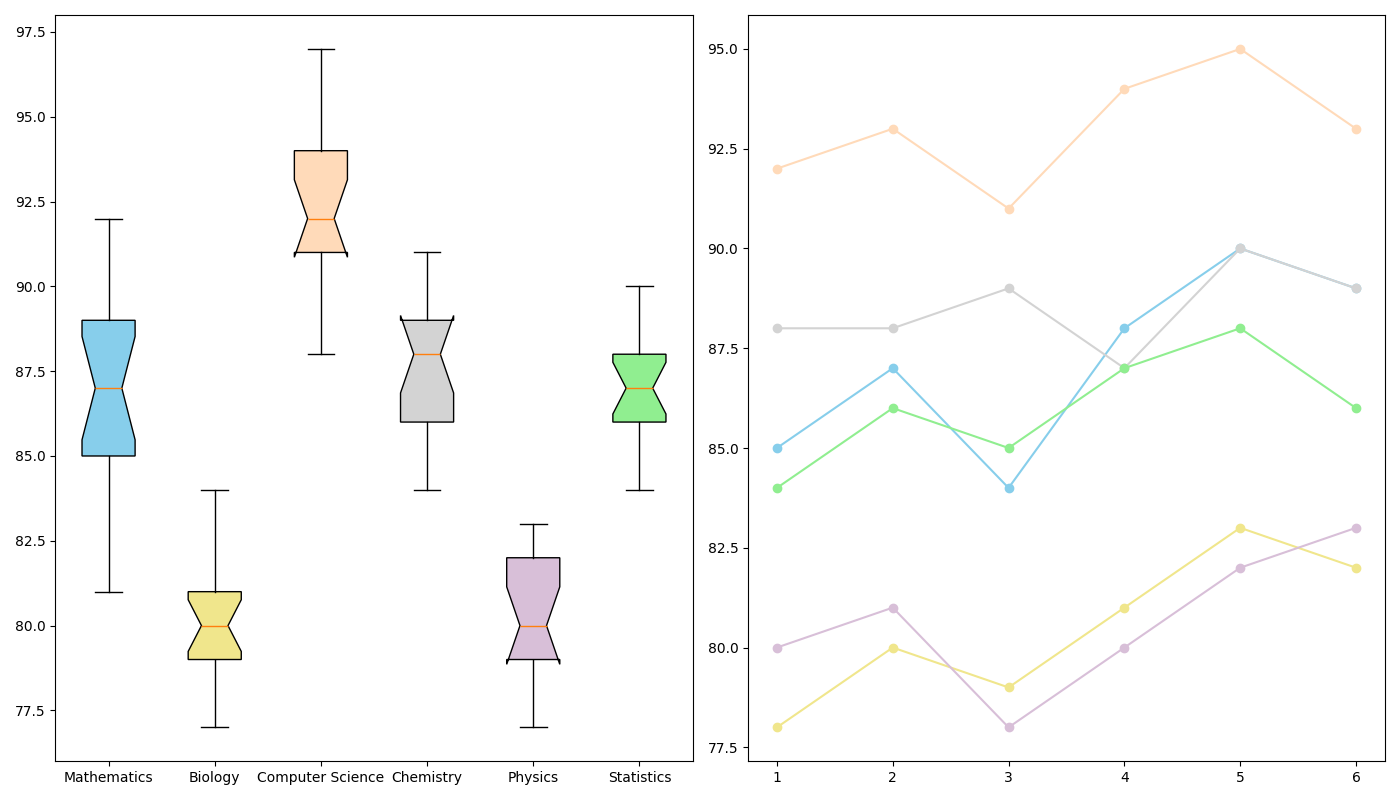

Source code (Python):
import matplotlib.pyplot as plt
import numpy as np

# Define scores for each major across various exam weeks
scores_data = {
    'Mathematics': [85, 88, 83, 90, 89, 86, 84, 92, 81, 87, 85, 89, 88, 84, 85, 90, 87],
    'Biology': [78, 80, 79, 82, 81, 78, 84, 79, 77, 81, 80, 83, 78, 82, 80, 79, 81],
    'Computer Science': [92, 93, 91, 95, 94, 92, 90, 91, 88, 94, 93, 97, 89, 91, 92, 94, 95],
    'Chemistry': [88, 89, 90, 86, 87, 91, 88, 85, 84, 87, 91, 86, 90, 88, 84, 89, 86],
    'Physics': [80, 83, 78, 81, 82, 80, 79, 81, 77, 80, 83, 79, 81, 82, 78, 80, 83],
    'Statistics': [84, 86, 88, 89, 87, 85, 86, 90, 88, 87, 85, 89, 86, 84, 86, 87, 88]
}

majors = list(scores_data.keys())
scores = list(scores_data.values())

fig, axs = plt.subplots(1, 2, figsize=(14, 8))

# Box plot
box = axs[0].boxplot(scores, notch=True, vert=True, patch_artist=True, labels=majors)

new_colors = ['skyblue', 'khaki', 'peachpuff', 'lightgrey', 'thistle', 'lightgreen']
for patch, color in zip(box['boxes'], new_colors):
    patch.set_facecolor(color)

# Line plot for median scores over exam weeks for each major
weeks = np.array([1, 2, 3, 4, 5, 6])
math_median = [85, 87, 84, 88, 90, 89]
bio_median = [78, 80, 79, 81, 83, 82]
cs_median = [92, 93, 91, 94, 95, 93]
chem_median = [88, 88, 89, 87, 90, 89]
phys_median = [80, 81, 78, 80, 82, 83]
stats_median = [84, 86, 85, 87, 88, 86]

median_scores_over_weeks = [math_median, bio_median, cs_median, chem_median, phys_median, stats_median]

for median_score, color in zip(median_scores_over_weeks, new_colors):
    axs[1].plot(weeks, median_score, marker='o', linestyle='-', color=color)

plt.tight_layout()
plt.show()
